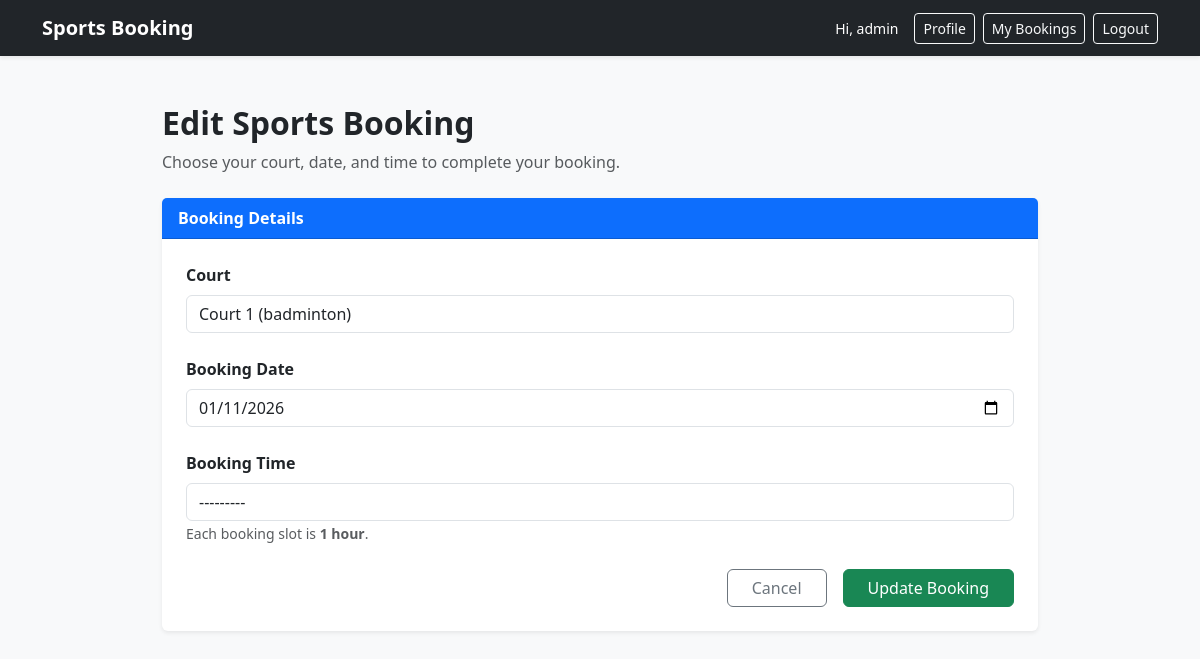
Screenshot of /bookings/edit/1/ (signed in) with the database file from the repository.
### bookings/models.py (models this page shows, shortened)
class Booking(models.Model):
    user = models.ForeignKey(User, on_delete=models.CASCADE)
    court = models.ForeignKey(Court, on_delete=models.CASCADE)
    booking_date = models.DateField()
    booking_time = models.CharField(
        max_length=5,
        choices=TIME_SLOTS
    )
    created_at = models.DateTimeField(auto_now_add=True)
    class Meta:
        constraints = [
            models.UniqueConstraint(
                fields=['court', 'booking_date', 'booking_time'],
                name='unique_court_booking'
            )
        ]

### bookings/views.py (the view)
# urls.py: path('edit/<int:booking_id>/', views.update_booking, name='update_booking'),
@login_required
def update_booking(request, booking_id):
    booking = get_object_or_404(
        Booking,
        id=booking_id,
        user=request.user
    )
    sport = booking.court.sport_type if booking.court else None
    if request.method == 'POST':
        form = BookingForm(
            request.POST,
            instance=booking,
            sport=sport
        )
        if form.is_valid():
            form.save()
            security_logger.info(
                f"Booking UPDATED | user={request.user.username} | booking_id={booking.id}"
            )
            AuditLog.objects.create(
                user=request.user,
                action='BOOKING_UPDATE',
                ip_address=request.META.get('REMOTE_ADDR')
            )
            messages.success(request, "Booking updated successfully")
            return redirect('my_bookings')
    else:
        form = BookingForm(instance=booking, sport=sport)
    return render(
        request,
        'bookings/booking_form.html',
        {'form': form}
    )

### bookings/forms.py (shortened to what this page needs)
class BookingForm(forms.ModelForm):
    class Meta:
        model = Booking
        fields = ['court', 'booking_date', 'booking_time']
        widgets = {
            'court': forms.Select(attrs={'class': 'form-control'}),
            'booking_date': forms.DateInput(
                attrs={'type': 'date', 'class': 'form-control'}
            ),
            'booking_time': forms.Select(
                choices=TIME_SLOTS,
                attrs={'class': 'form-control'}
            ),
        }
    def __init__(self, *args, **kwargs):
        self.sport = kwargs.pop('sport', None)
        super().__init__(*args, **kwargs)
        self.fields['court'].empty_label = None
        if self.sport:
            queryset = Court.objects.filter(
                sport_type__iexact=self.sport,
                is_available=True
            )
            if self.instance.pk and self.instance.court:
                queryset = queryset | Court.objects.filter(
                    pk=self.instance.court.pk
                )
            self.fields['court'].queryset = queryset.distinct()
        else:
            self.fields['court'].queryset = Court.objects.none()

### courts/models.py (called while the page is built)
    def __str__(self):
        return f"{self.name} ({self.sport_type})"

### templates/bookings/booking_form.html (shortened to what this page needs)
{% extends "base.html" %}
{% load static %}
{% block content %}
<div class="container my-5" style="max-width: 900px;">
    <div class="mb-4">
        <h2 class="fw-bold">
            {% if form.instance.pk %}
                Edit Sports Booking
            {% else %}
                Create Sports Booking
            {% endif %}
        </h2>
        <p class="text-muted">
            Choose your court, date, and time to complete your booking.
        </p>
    </div>
    <div class="card shadow-sm border-0">
        <div class="card-header bg-primary text-white fw-semibold">
            Booking Details
        </div>
        <div class="card-body p-4">
            <form method="POST">
                <div class="mb-4">
                    <label class="form-label fw-semibold">Court</label>
                    {{ form.court }}
                </div>
                <div class="mb-4">
                    <label class="form-label fw-semibold">Booking Date</label>
                    {{ form.booking_date }}
                </div>
                <div class="mb-2">
                    <label class="form-label fw-semibold">Booking Time</label>
                    {{ form.booking_time }}
                    <small class="text-muted">
                        Each booking slot is <strong>1 hour</strong>.
                    </small>
                </div>
                <div class="d-flex justify-content-end gap-3 mt-4">
                    <a href="{% url 'my_bookings' %}"
                       class="btn btn-outline-secondary px-4">
                        Cancel
                    </a>
                    <button type="submit"
                            class="btn btn-success px-4">
                        {% if form.instance.pk %}
                            Update Booking
                        {% else %}
                            Save Booking
                        {% endif %}
                    </button>
                </div>
            </form>
        </div>
    </div>
</div>
{% endblock %}

### templates/base.html (shortened to what this page needs)
{% load static %}
<!DOCTYPE html>
<html lang="en">
<head>
    <link href="https://cdn.jsdelivr.net/npm/bootstrap@5.3.2/dist/css/bootstrap.min.css"
          rel="stylesheet">
    <link
        rel="stylesheet"
        href="https://cdnjs.cloudflare.com/ajax/libs/font-awesome/6.5.1/css/all.min.css">
</head>
<body class="bg-light">
<nav class="navbar navbar-expand-lg navbar-dark bg-dark shadow-sm">
    <div class="container">
        <a class="navbar-brand fw-semibold" href="{% url 'home' %}">
            Sports Booking
        </a>
        <div class="ms-auto d-flex align-items-center gap-2">
            {% if user.is_authenticated %}
                <span class="text-white small me-2">
                    Hi, {{ user.username }}
                </span>
                <a href="{% url 'profile' %}" class="btn btn-outline-light btn-sm">
                    Profile
                </a>
                <a href="{% url 'my_bookings' %}" class="btn btn-outline-light btn-sm">
                    My Bookings
                </a>
                <a href="{% url 'logout' %}" class="btn btn-outline-light btn-sm">
                    Logout
                </a>
            {% else %}
                <a href="{% url 'login' %}" class="btn btn-outline-light btn-sm">
                    Login
                </a>
            {% endif %}
        </div>
    </div>
</nav>
<main class="container mt-4">
    {% block content %}{% endblock %}
</main>
</body>
</html>

### rows the page displays
Booking: court "Court 1 (badminton)", booking_date "01/11/2026", booking_time "---------"

### other values shown
{{ user.username }} "admin"
